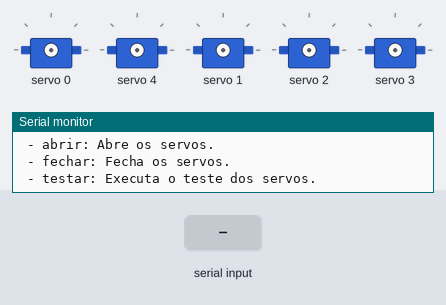
Simulated run of this sketch. Board: Arduino Uno, built with avr-gcc and run on an emulated ATmega328P. On the bench: 5 × servo, the last lines printed to the serial monitor. Inputs (shaded band) come from the test bench.

Above: at 1.3 s.
1.4 s: "abrir 1\n" received over Serial
2.9 s: "abrir\n" received over Serial
At 4.1 s:
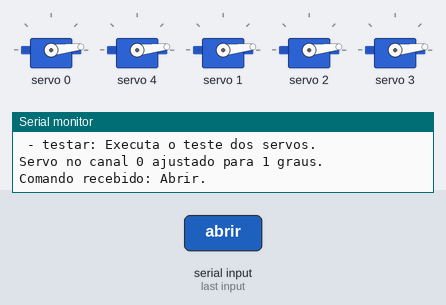
4.4 s: "fechar\n" received over Serial
At 5.8 s:
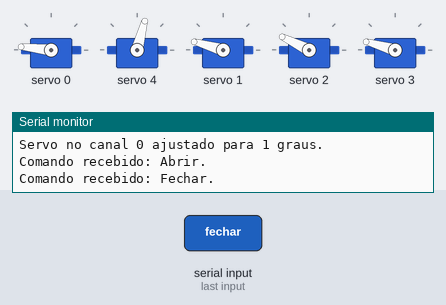
6.3 s: "abrir 150\n" received over Serial
At 7.0 s:
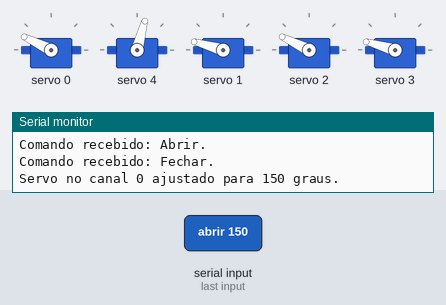
7.8 s: "1 90\n" received over Serial
At 9.1 s:
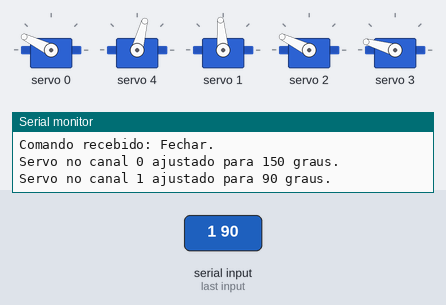
Timing chart, 0 to 10.8 s (numbered marks = the images above; inputs shaded):
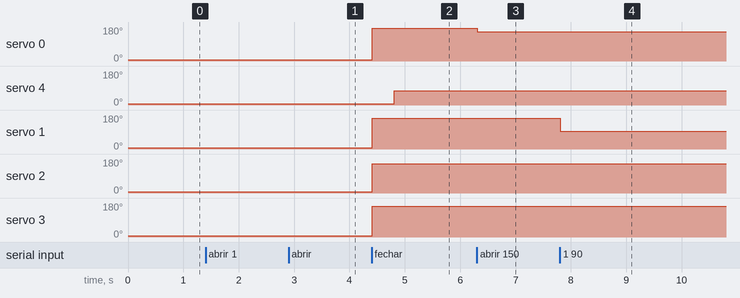

The sketch:

codigoTest.ino
```cpp
#include <Wire.h>
#include <Adafruit_PWMServoDriver.h>

// Inicializa o controlador do PCA9685
Adafruit_PWMServoDriver pwm = Adafruit_PWMServoDriver();

// Parâmetros do servo
#define SERVOMIN  150 // Pulso mínimo (ajuste conforme necessário)
#define SERVOMAX  600 // Pulso máximo (ajuste conforme necessário)

// Variáveis globais para o canal e o ângulo do servo
int servoChannel = 0; // Canal do PCA9685 (0-15)
int servoAngle = 0;   // Ângulo do servo (0-180 graus)

// Função para converter graus para valor do pulso
uint16_t degreesToPulse(int angle) {
    return map(angle, 0, 180, SERVOMIN, SERVOMAX);
}

// Função para fechar os servos
void fechar() {
    pwm.setPWM(0, 0, degreesToPulse(170));
    pwm.setPWM(1, 0, degreesToPulse(160));
    pwm.setPWM(2, 0, degreesToPulse(150));
    pwm.setPWM(3, 0, degreesToPulse(160));
    delay(400);
    pwm.setPWM(4, 0, degreesToPulse(70));
}

// Função para abrir os servos
void abrir() {
    pwm.setPWM(4, 0, degreesToPulse(0));
    pwm.setPWM(0, 0, degreesToPulse(0));
    pwm.setPWM(1, 0, degreesToPulse(0));
    pwm.setPWM(2, 0, degreesToPulse(0));
    pwm.setPWM(3, 0, degreesToPulse(0));
}

// Função para testar o movimento dos servos
void testar() {
    fechar();
    delay(1000);
    abrir();
    delay(1000);

    pwm.setPWM(0, 0, degreesToPulse(170));
    delay(500);
    pwm.setPWM(1, 0, degreesToPulse(160));
    delay(500);
    pwm.setPWM(2, 0, degreesToPulse(150));
    delay(500);
    pwm.setPWM(3, 0, degreesToPulse(160));
    delay(500);
    pwm.setPWM(4, 0, degreesToPulse(70));

    delay(1000);
    abrir();
}

void setup() {
    // Inicializa comunicação serial
    Serial.begin(9600);
    Serial.println("Controle do Servo Ativado!");
    Serial.println("Comandos disponíveis:");
    Serial.println(" - <canal> <ângulo>: Ajusta o servo do canal especificado para o ângulo desejado.");
    Serial.println(" - abrir: Abre os servos.");
    Serial.println(" - fechar: Fecha os servos.");
    Serial.println(" - testar: Executa o teste dos servos.");

    // Inicializa o PCA9685 e configura a frequência para 60 Hz
    pwm.begin();
    pwm.setPWMFreq(60);
}

void loop() {
    // Verifica se há dados disponíveis no monitor serial
    if (Serial.available() > 0) {
        String input = Serial.readStringUntil('\n'); // Lê a entrada do monitor serial
        input.trim(); // Remove espaços em branco extras

        // Verifica se o comando é "abrir", "fechar" ou "testar"
        if (input.equalsIgnoreCase("abrir")) {
            abrir();
            Serial.println("Comando recebido: Abrir.");
        } else if (input.equalsIgnoreCase("fechar")) {
            fechar();
            Serial.println("Comando recebido: Fechar.");
        } else if (input.equalsIgnoreCase("testar")) {
            testar();
            Serial.println("Comando recebido: Testar.");
        } else {
            // Divide o input em dois valores: canal e ângulo
            int spaceIndex = input.indexOf(' ');
            if (spaceIndex > 0) {
                String channelStr = input.substring(0, spaceIndex);
                String angleStr = input.substring(spaceIndex + 1);

                servoChannel = channelStr.toInt();
                servoAngle = angleStr.toInt();

                // Verifica se os valores estão dentro dos limites
                if (servoChannel >= 0 && servoChannel <= 15 && servoAngle >= 0 && servoAngle <= 180) {
                    pwm.setPWM(servoChannel, 0, degreesToPulse(servoAngle));
                    Serial.print("Servo no canal ");
                    Serial.print(servoChannel);
                    Serial.print(" ajustado para ");
                    Serial.print(servoAngle);
                    Serial.println(" graus.");
                } else {
                    Serial.println("Erro: Canal (0-15) ou ângulo (0-180) fora do intervalo permitido.");
                }
            } else {
                Serial.println("Entrada inválida. Formato correto: <canal> <ângulo> ou comandos: abrir, fechar, testar.");
            }
        }
    }
}
```

Measured:
- after the input at 2.9 s, servo 0: 7° → 6° at once
- after the input at 4.4 s, servo 0: 6° → 174° at once; servo 4: 6° → 75° after 0.41 s; servo 1, servo 3: 6° → 164° at once; servo 2: 6° → 154° at once
- after the input at 6.3 s, servo 0: 174° → 154° at once
- after the input at 7.8 s, servo 1: 164° → 95° at once
